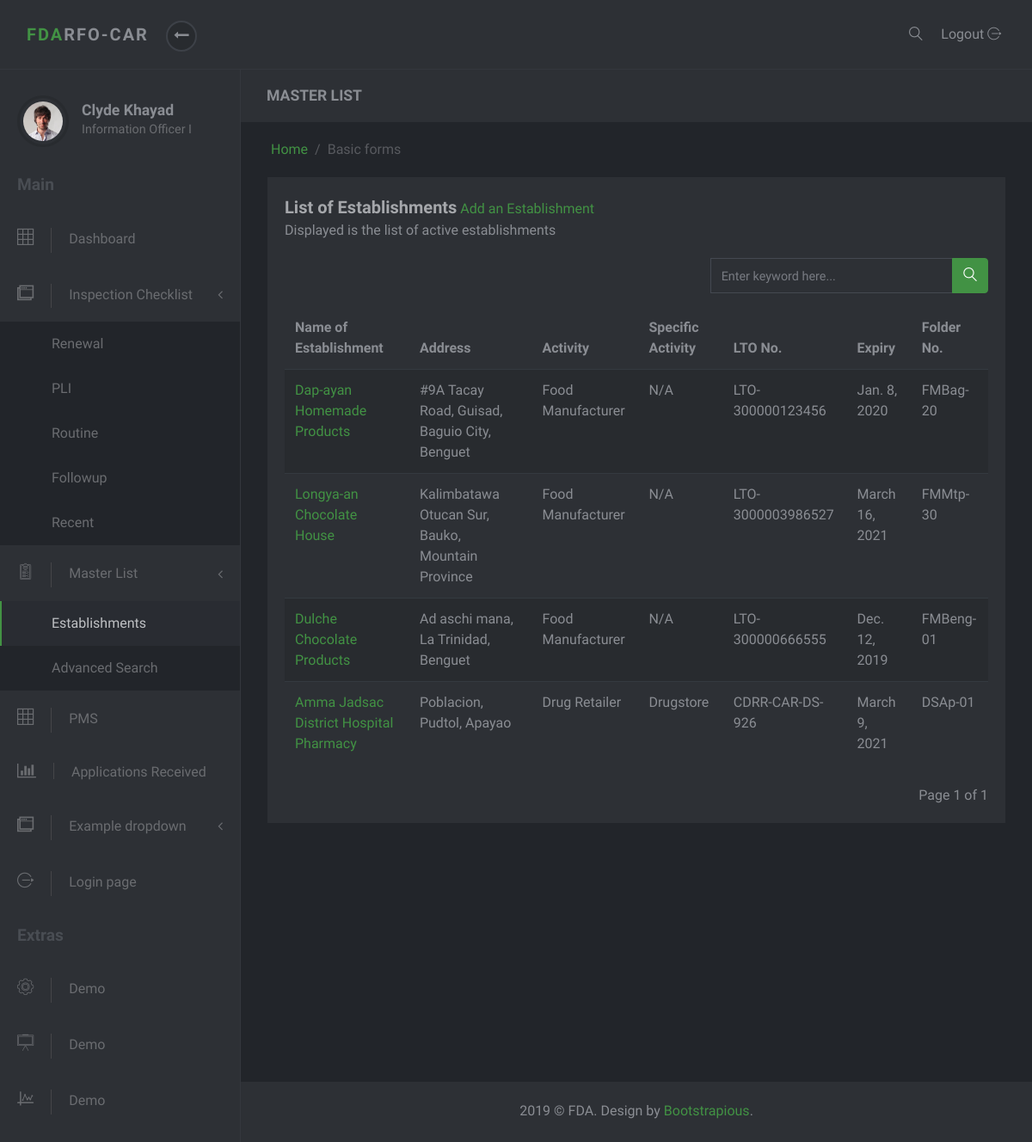
The app's page /masterlist/, older data.
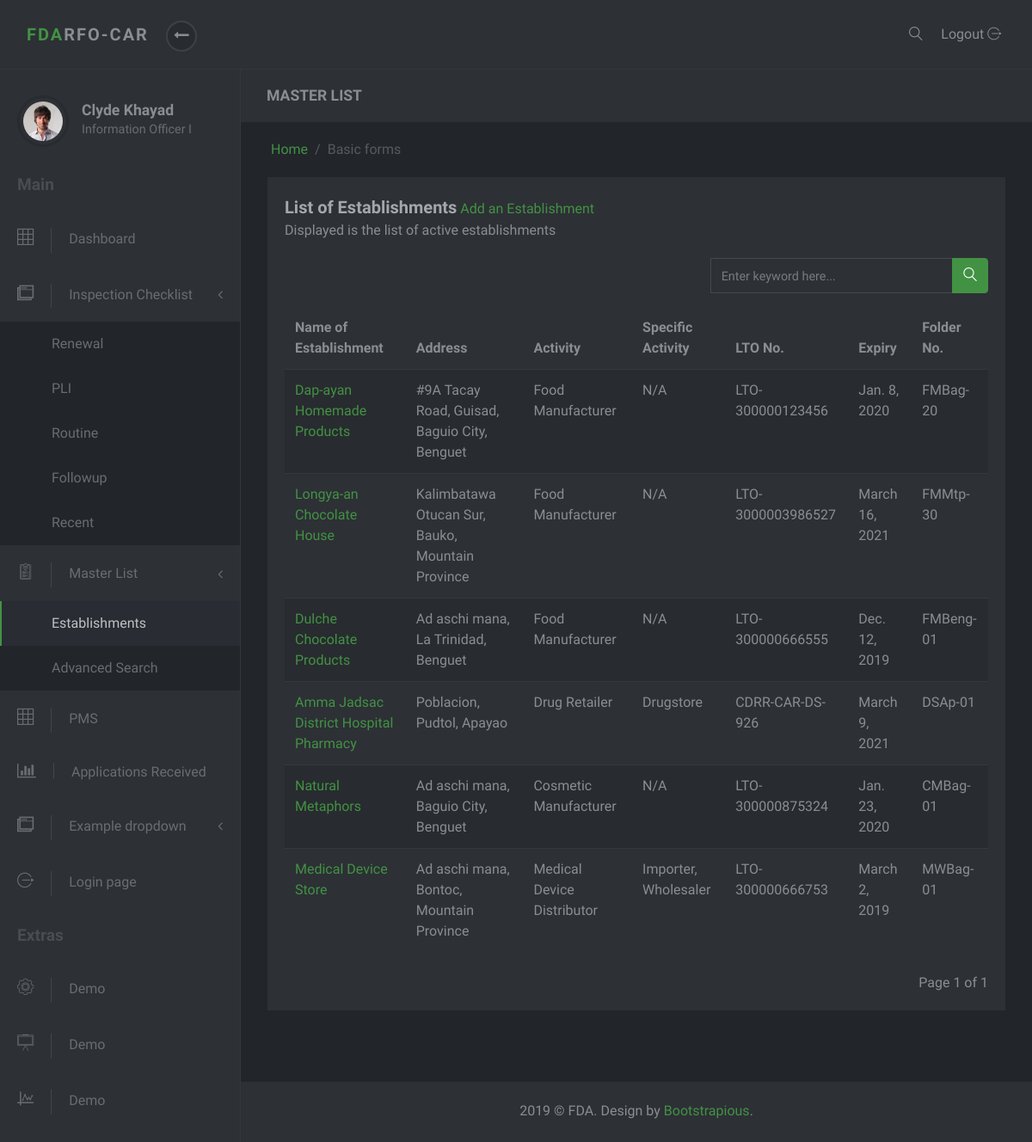
The same page, newer data.
### masterlist/models.py (models this page shows, shortened)
class Establishment(models.Model):
    date_modified = models.DateTimeField('date modified', default=timezone.now)
    application = models.CharField(max_length=1, choices=constants.APPLICATIONS)
    name = models.CharField(max_length=60)
    product_type = models.ForeignKey(ProductType, on_delete=models.SET_NULL, null=True)
    center = models.CharField(max_length=6, choices=constants.CENTERS)
    primary_activity = models.ForeignKey(PrimaryActivity, on_delete=models.CASCADE, null=True)
    specific_activity = models.ManyToManyField(SpecificActivity, verbose_name='Specific Activity/s')
    additional_activity = models.ForeignKey(AdditionalActivity, on_delete=models.SET_NULL, null=True)
    product_line = models.ForeignKey(ProductLine, on_delete=models.SET_NULL, null=True, blank=True)
    remarks = models.CharField(max_length=100, null=True, blank=True, verbose_name='Product Remarks')
    status = models.CharField(max_length=8, choices=constants.EST_STATUS, null=True, default="Active")
    folder_id = models.CharField(max_length=10, null=True, verbose_name="Folder Number")
    renchecklist = RenewalChecklistManager()
    plichecklist = PLIChecklistManager()
    objects = models.Manager()
    def specific_activities(self):
        return ",\n".join(s.name for s in self.specific_activity.all())

class Address(models.Model):
    address = models.CharField(max_length=50)
    region = models.ForeignKey(Region, on_delete=models.SET_NULL, null=True)
    province = models.ForeignKey(Province, on_delete=models.SET_NULL, null=True)
    municipality_or_city = models.ForeignKey(CityOrMunicipality, on_delete=models.SET_NULL, null=True)
    def full_address(self):
        return self.address + ', ' + self.municipality_or_city.name + ', ' + self.province.name

class CityOrMunicipality(models.Model):
    name = models.CharField(max_length=30)
    province = models.ForeignKey(Province, on_delete=models.CASCADE)

class Province(models.Model):
    name = models.CharField(max_length=30)
    region = models.ForeignKey(Region, on_delete=models.SET_NULL, null=True)

class ProductType(models.Model):
    name = models.CharField(max_length=50)
    def __str__(self):
        return self.name

class PrimaryActivity(models.Model):
    name = models.CharField(max_length=150)
    def __str__(self):
        return self.name

class SpecificActivity(models.Model):
    name = models.CharField(max_length=150)

class Lto(models.Model):
    establishment = models.OneToOneField(Establishment, on_delete=models.CASCADE, null=True)
    issuance = models.DateTimeField(null=True, blank=True, verbose_name='Date Issued')
    lto_number = models.CharField(max_length=20)
    expiry = models.DateTimeField('expiry date')

### masterlist/views.py (the view)
# urls.py: path('', EstablishmentListView.as_view(), name='index'),
class EstablishmentListView(ListView):
    model = Establishment
    items_per_page = 10
    template_name = 'masterlist/index.html'
    context_object_name = 'test'
    def get_context_data(self, **kwargs):
        context = super().get_context_data(**kwargs)
        context['masterlist_active'] = "active"
        page = self.request.GET.get('page')
        paginator = mypaginator.MyPaginator(self.get_establishments(), self.items_per_page, page)
        establishments = paginator.get_paginated_result()
        context['paginated_result'] = establishments
        return context
    def get_establishments(self):
        establishments = Establishment.objects.all()
        query = self.request.GET.get('q', None)
        if query is not None:
            establishments = Establishment.objects.filter(
                Q(name__icontains=query) |
                Q(center__icontains=query)
            )
        return establishments

### masterlist/mypaginator.py (called while the page is built)
    def get_paginated_result(self):
        paginated_result = ''
        paginator = Paginator(self.query_set, self.items_per_page)
        page = self.page
        try:
            paginated_result = paginator.page(page)
        except PageNotAnInteger:
            paginated_result = paginator.page(1)
        except EmptyPage:
            paginated_result = paginator.page(paginator.num_pages)
        return paginated_result

### masterlist/templates/masterlist/index.html (shortened to what this page needs)
{% extends 'masterlist/partial/base.html' %}
{% block subtitle %} MASTER LIST {% endblock %}
{% block content %}
<div class="row">
    <div class="col-lg-12">
        <div class="block">
            <div class="title">
                <strong>List of Establishments</strong>  <a href="{% url 'admin:masterlist_establishment_add' %}" target="_blank">Add an Establishment</a>
                <span class="d-block">Displayed is the list of active establishments</span>
            </div>
            <div class="row">
                <div class="col-md-7">
                </div>
                <div class="col-md-5">
                  <form action="" method='get'>
                    {% include 'masterlist/partial/search_input.html' %}
                  </form>
                </div>
            </div>
            <div class="block-body">
                <div class="table-responsive">
                    <table class="table table-striped table-hover">
                        <thead>
                        <tr>
                            <th>Name of Establishment</th>
                            <th>Address</th>
                            <th>Activity</th>
                            <th>Specific Activity</th>
                            <th>LTO No.</th>
                            <th>Expiry</th>
                            <th>Folder No.</th>
                        </tr>
                        </thead>
                        <tbody>
                        {% for est in paginated_result %}
                        <tr>
                            <td><a href="{% url 'masterlist:est-detail' est.id %}">{{est.name}}</a></td>
                            <td>{{est.plantaddress.full_address}}</td>
                            <td>{{est.product_type}} {{est.primary_activity}}</td>
                            <td>{{est.specific_activities}}</td>
                            <td>{{est.lto.lto_number}}</td>
                            <td>{{est.lto.expiry.date}}</td>
                            <td>{{est.folder_id}}</td>
                        </tr>
                        {% endfor %}
                        </tbody>
                    </table>
                </div>
                <br>
                {% include 'masterlist/partial/pagination.html' %}
            </div>
        </div>
    </div>
</div>
{% endblock %}

### masterlist/templates/masterlist/partial/base.html (shortened to what this page needs)
<!DOCTYPE html>
<html>
<head>
    {% load static %}
    <link rel="stylesheet" href="{% static 'darkadmin/vendor/bootstrap/css/bootstrap.min.css' %}">
    <link rel="stylesheet" href="{% static 'darkadmin/vendor/font-awesome/css/font-awesome.min.css' %}">
    <link rel="stylesheet" href="{% static 'darkadmin/css/font.css' %}">
    <link rel="stylesheet" href="{% static 'darkadmin/css/style.green.css' %}" id="theme-stylesheet">
    <link rel="stylesheet" href="{% static 'darkadmin/css/custom.css' %}">
    <link rel="stylesheet" href="{% static 'masterlist/mystyle.css' %}">
</head>
<body>
<header class="header">
    <nav class="navbar navbar-expand-lg">
        <div class="container-fluid d-flex align-items-center justify-content-between">
            <div class="navbar-header">
                <a href="index.html" class="navbar-brand">
                <div class="brand-text brand-big visible text-uppercase"><strong class="text-primary">FDA</strong><strong>RFO-CAR</strong></div>
                <div class="brand-text brand-sm"><strong class="text-primary">D</strong><strong>A</strong></div></a>
                <button class="sidebar-toggle"><i class="fa fa-long-arrow-left"></i></button>
            </div>
            <div class="right-menu list-inline no-margin-bottom">
                <div class="list-inline-item"><a href="#" class="search-open nav-link"><i class="icon-magnifying-glass-browser"></i></a></div>
                <div class="list-inline-item logout">
                    <a id="logout" href="login.html" class="nav-link"> <span class="d-none d-sm-inline">Logout </span><i class="icon-logout"></i></a>
                </div>
            </div>
        </div>
    </nav>
</header>
<div class="d-flex align-items-stretch">
    {% include 'masterlist/partial/sidebar.html' %}
    <div class="page-content">
        <div class="page-header no-margin-bottom">
            <div class="container-fluid">
                <h2 class="h5 no-margin-bottom">{% block subtitle %} {% endblock %}</h2>
            </div>
        </div>
        <div class="container-fluid">
            <ul class="breadcrumb">
                <li class="breadcrumb-item"><a href="index.html">Home</a></li>
                <li class="breadcrumb-item active">Basic forms        </li>
            </ul>
        </div>
        <section class="no-padding-top">
            <div class="container-fluid">
                {% block content %}
                {% endblock %}
            </div>
        </section>
        <footer class="footer">
            <div class="footer__block block no-margin-bottom">
                <div class="container-fluid text-center">
                    <p class="no-margin-bottom">2019 &copy; FDA. Design by <a href="https://bootstrapious.com/p/bootstrap-4-dark-admin">Bootstrapious</a>.</p>
                </div>
            </div>
        </footer>
    </div>
</div>
</body>
</html>

### masterlist/templates/masterlist/partial/sidebar.html (shortened to what this page needs)
{% block sidebar %}
<nav id="sidebar">
    <div class="sidebar-header d-flex align-items-center">
        <div class="avatar">
            <img src="/static/darkadmin/img/avatar-6.jpg" alt="..." class="img-fluid rounded-circle">
        </div>
        <div class="title">
            <h1 class="h5">Clyde Khayad</h1>
            <p>Information Officer I</p>
        </div>
    </div>
    <span class="heading">Main</span>
    <ul class="list-unstyled">
        <li  class="{{masterlist_dashboard_active}}"><a href="{% url 'dashboard:index' %}"> <i class="icon-grid"></i>Dashboard </a></li>
        <li><a href="#" aria-expanded="false" data-toggle="collapse"> <i class="icon-windows"></i>Inspection Checklist </a>
            <ul class="list-unstyled ">
                <li class="{{ ren_checklist_active }}"><a href="{% url 'checklist:index' %}">Renewal</a></li>
                <li class="{{ pli_checklist_active }}"><a href="{% url 'checklist:pli' %}">PLI</a></li>
                <li class=""><a href="#">Routine</a></li>
                <li class=""><a href="#">Followup</a></li>
                <li><a href="#">Recent</a></li>
            </ul>
        </li>
        <li><a href="#" aria-expanded="false" data-toggle="collapse"> <i class="icon-padnote"></i>Master List </a>
          <ul class="list-unstyled ">
              <li class="{{masterlist_active}}"><a href="{% url 'masterlist:index' %}">Establishments</a></li>
          </ul>
          <ul class="list-unstyled ">
              <li class=""><a href="{% url 'admin:masterlist_establishment_changelist' %}">Advanced Search</a></li>
          </ul>
        </li>
        <li><a href="tables.html"> <i class="icon-grid"></i>PMS </a></li>
        <li><a href="charts.html"> <i class="fa fa-bar-chart"></i>Applications Received </a></li>
        <li><a href="#exampledropdownDropdown" aria-expanded="false" data-toggle="collapse"> <i class="icon-windows"></i>Example dropdown </a>
        </li>
        <li><a href="login.html"> <i class="icon-logout"></i>Login page </a></li>
    </ul><span class="heading">Extras</span>
    <ul class="list-unstyled">
        <li> <a href="#"> <i class="icon-settings"></i>Demo </a></li>
        <li> <a href="#"> <i class="icon-writing-whiteboard"></i>Demo </a></li>
        <li> <a href="#"> <i class="icon-chart"></i>Demo </a></li>
    </ul>
</nav>
{% endblock %}

### masterlist/templates/masterlist/partial/search_input.html
{% block searchinput %}
<div class="form-group">
    <div class="input-group">
        <input name="q" value="{{ request.GET.q }}" type="text" class="form-control" placeholder="Enter keyword here...">
        <div class="input-group-append">
            <button class="btn btn-primary" type="submit" ><i class="icon-magnifying-glass-browser"></i></button>
        </div>
    </div>
</div>
{% endblock %}

### masterlist/templates/masterlist/partial/pagination.html (shortened to what this page needs)
{% block pagination %}
<div class="row">
  <div class="col-lg-6">
  </div>
  <div class="col-lg-6 text-right">
    <span class="current">
      Page {{ paginated_result.number }} of {{ paginated_result.paginator.num_pages }}
    </span>
  </div>
</div>
{% endblock %}

### masterlist/static/masterlist/mystyle.css (style rules this page uses)
ul { list-style-type: none; }

Row changes from the older to the newer data that the page shows:
added Establishment: name "Natural Metaphors", plantaddress.full_address "Ad aschi mana, Baguio City, Benguet", product_type "Cosmetic", primary_activity "Manufacturer", specific_activities "N/A", lto.lto_number "LTO-300000875324", lto.expiry "Jan. 23, 2020", folder_id "CMBag-01"
added Establishment: name "Medical Device Store", plantaddress.full_address "Ad aschi mana, Bontoc, Mountain Province", product_type "Medical Device", primary_activity "Distributor", specific_activities "Importer, Wholesaler", lto.lto_number "LTO-300000666753", lto.expiry "March 2, 2019", folder_id "MWBag-01"
